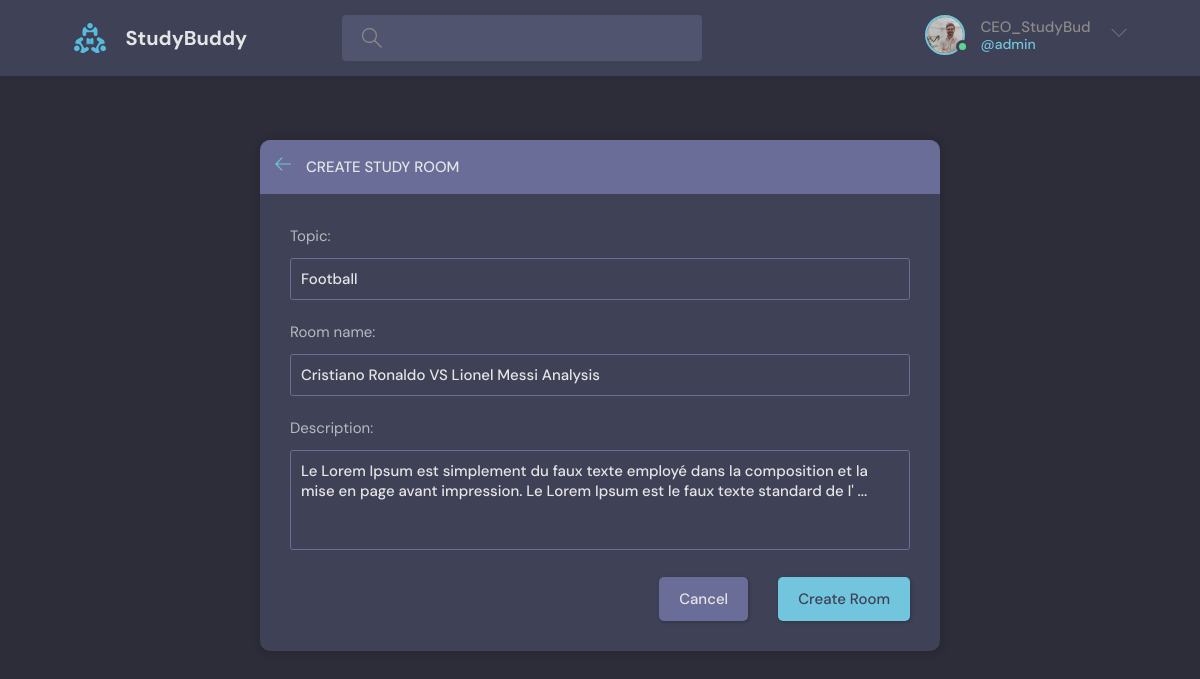
The page /update-room/1/ (signed in) on the database as committed earlier.
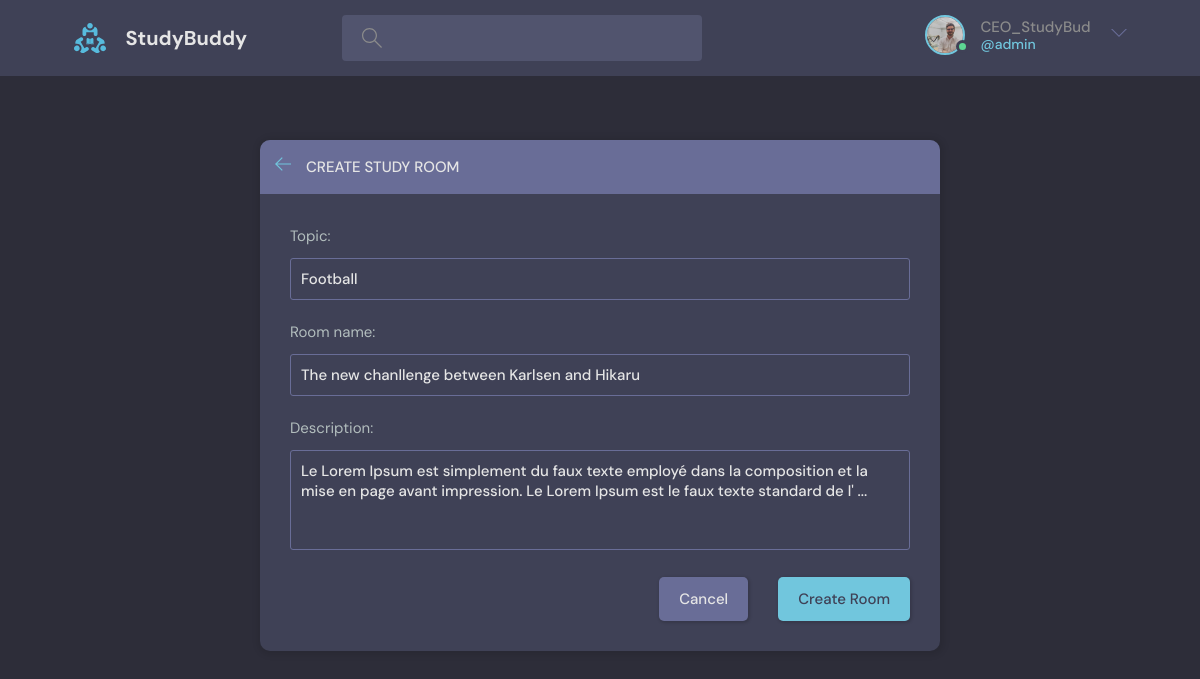
The same page on the database as committed later.
### base/models.py (models this page shows, shortened)
class Room(models.Model):
    host = models.ForeignKey(User, on_delete=models.CASCADE)
    topic = models.ForeignKey(Topic, on_delete=models.SET_NULL, null=True)
    name = models.CharField(max_length=200, null=True)
    description = models.TextField(null=True, blank=True)
    participants = models.ManyToManyField(User, related_name='participants', blank=True)
    updated = models.DateTimeField(auto_now=True)
    created = models.DateTimeField(auto_now_add=True)
    class Meta:
        ordering = ['-updated', '-created']

class Topic(models.Model):
    name = models.CharField(max_length=200)
    def __str__(self):
        return self.name

### base/views.py (the view, shortened to what this page needs)
# urls.py: path('update-room/<int:pk>/', views.update_room, name="update-room"),
@login_required(login_url='login')
def update_room(request, pk):
    room = Room.objects.get(id=pk)
    topics = Topic.objects.all()
    form = RoomForm(instance=room)
    if request.user != room.host:
        return HttpResponse("You're not allowed here !!")
    context = {'form': form, 'topics': topics, 'room':room}
    return render(request, 'base/create-room.html', context)

### base/forms.py
class RoomForm(ModelForm):
    class Meta:
        model = Room
        exclude = ['host', 'participants']
        labels = {
            'name': 'Room name',
        }

### base/templates/base/create-room.html (shortened to what this page needs)
{% extends 'main.html' %}
{% block content %}
  <main class="create-room layout">
    <div class="container">
      <div class="layout__box">
        <div class="layout__boxHeader">
          <div class="layout__boxTitle">
            <a href="{{request.META.HTTP_REFERER}}">
              <svg version="1.1" xmlns="http://www.w3.org/2000/svg" width="32" height="32" viewBox="0 0 32 32">
                <title>arrow-left</title>
                <path
                  d="M13.723 2.286l-13.723 13.714 13.719 13.714 1.616-1.611-10.96-10.96h27.625v-2.286h-27.625l10.965-10.965-1.616-1.607z">
                </path>
              </svg>
            </a>
            <h3>Create Study Room</h3>
          </div>
        </div>
        <div class="layout__body">
          <form class="form" action="#" method="post">
              <div class="form__group">
                {{form.topic.label_tag}}
                <input required type="text" name="topic" value="{{room.topic.name}}" id="id_topic" list="topic-list" />
              </div>
              <div class="form__group">
                {{form.name.label_tag}}
                {{form.name}}
              </div>
              <div class="form__group">
                {{form.description.label_tag}}
                {{form.description}}
              </div>
            <div class="form__action">
              <a class="btn btn--dark" href="{{request.META.HTTP_REFERER}}">Cancel</a>
              <button class="btn btn--main" type="submit">Create Room</button>
            </div>
          </form>
        </div>
      </div>
    </div>
  </main>
{% endblock content %}

Rows that differ between the two databases and show on the page:
changed Room "Football": name "Cristiano Ronaldo VS Lionel Messi Analysis" → "The new chanllenge between Karlsen and Hikaru"
